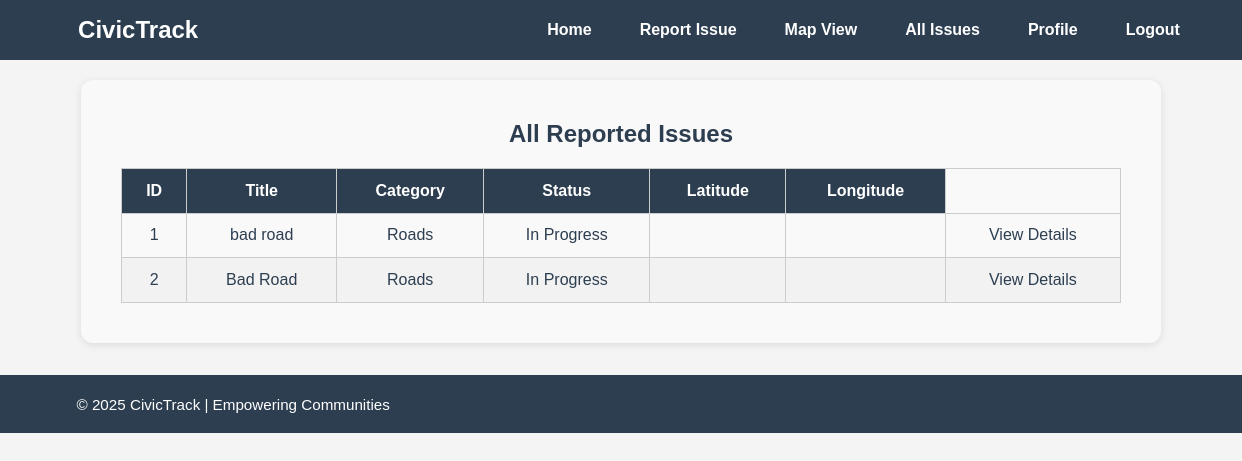
Page /issues on the committed database.
### tables this page shows
CREATE TABLE issues (
    id INTEGER PRIMARY KEY AUTOINCREMENT,
    user_id INTEGER,
    title TEXT NOT NULL,
    description TEXT NOT NULL,
    category TEXT NOT NULL,
    status TEXT DEFAULT 'Reported',
    latitude REAL,
    longitude REAL,
    created_at TIMESTAMP DEFAULT CURRENT_TIMESTAMP,
    FOREIGN KEY (user_id) REFERENCES users(id)
);

### app.py (the view)
@app.route('/issues')
def all_issues():
    conn = sqlite3.connect('civictrack.db')
    cursor = conn.cursor()
    cursor.execute('SELECT id, title, category, status FROM issues')
    issues = cursor.fetchall()
    conn.close()
    return render_template('issues.html', issues=issues)

### templates/issues.html (shortened to what this page needs)
<!DOCTYPE html>
<html lang="en">
<head>
    <link rel="stylesheet" href="{{ url_for('static', filename='css/style.css') }}">
</head>
<body>
    <nav class="navbar">
        <div class="container">
            <h1 class="logo">CivicTrack</h1>
            <ul class="nav-links">
                <li><a href="/">Home</a></li>
                <li><a href="/report">Report Issue</a></li>
                <li><a href="/map">Map View</a></li>
                <li><a href="/issues">All Issues</a></li>
                <li><a href="/profile">Profile</a></li>
                <li><a href="/logout">Logout</a></li>
            </ul>
        </div>
    </nav>
    <section class="form-section">
        <h2>All Reported Issues</h2>
        {% if issues %}
            <table>
                <thead>
                    <tr>
                        <th>ID</th>
                        <th>Title</th>
                        <th>Category</th>
                        <th>Status</th>
                        <th>Latitude</th>
                        <th>Longitude</th>
                    </tr>
                </thead>
                <tbody>
                    {% for issue in issues %}
                    <tr>
                        <td>{{ issue[0] }}</td>
                        <td>{{ issue[1] }}</td>
                        <td>{{ issue[2] }}</td>
                        <td>{{ issue[3] }}</td>
                        <td>{{ issue[4] }}</td>
                        <td>{{ issue[5] }}</td>
                        <td>
                            <a href="{{ url_for('issue_detail', issue_id=issue[0]) }}">View Details</a>
                            </td>
                    </tr>
                    {% endfor %}
                </tbody>
            </table>
        {% else %}
            <p>No issues found.</p>
        {% endif %}
    </section>
    <footer class="footer-section">
        <div class="container">
            <p>&copy; 2025 CivicTrack | Empowering Communities</p>
        </div>
    </footer>
</body>
</html>

### static/css/style.css (style rules this page uses)
body { margin: 0; font-family: Arial, sans-serif; background-color: #f4f4f4; color: #2c3e50; }
a { text-decoration: none; color: inherit; }
h1, h2, h3 { margin: 0; }
.navbar { background-color: #2c3e50; color: white; position: sticky; top: 0; width: 100%; padding: 1rem 0; z-index: 1000; }
.container { width: 90%; margin: auto; display: flex; justify-content: space-between; align-items: center; }
.logo { font-size: 1.5rem; font-weight: bold; }
.nav-links { list-style: none; display: flex; gap: 1rem; margin: 0; padding: 0; }
.nav-links li a { color: white; padding: 0.5rem 1rem; border-radius: 5px; }
.form-section { width: 90%; max-width: 400px; margin: 2rem auto; background: white; padding: 2rem; border-radius: 10px; box-shadow: 0 2px 5px rgba(0,0,0,0.1); }
.form-section h2 { text-align: center; margin-bottom: 1rem; color: #2c3e50; }
.footer-section { background-color: #2c3e50; color: white; padding: 2rem 1rem; text-align: center; margin-top: 2rem; }
.footer-section p { margin: 0.3rem 0; font-size: 0.95rem; }
body { font-family: 'Arial', sans-serif; margin: 0; padding: 0; background-color: #f4f4f4; }
.navbar { background-color: #2c3e50; padding: 1rem; }
.navbar .container { display: flex; justify-content: space-between; align-items: center; }
.logo { color: #fff; font-size: 1.5rem; font-weight: bold; }
.nav-links { list-style: none; display: flex; gap: 1rem; }
.nav-links a { color: #fff; text-decoration: none; font-weight: bold; }
.form-section { max-width: 600px; margin: 2rem auto; background: #fff; padding: 2rem; border-radius: 10px; box-shadow: 0 2px 8px rgba(0, 0, 0, 0.1); }
.form-section h2 { text-align: center; color: #2c3e50; margin-bottom: 1.5rem; }
.footer-section { background-color: #2c3e50; padding: 1rem; text-align: center; color: #fff; margin-top: 2rem; }
table { width: 100%; border-collapse: collapse; margin-top: 1rem; }
table th, table td { padding: 0.8rem; border: 1px solid #ccc; text-align: center; }
table th { background-color: #2c3e50; color: #fff; }
table tr:nth-child(even) { background-color: #f2f2f2; }
.form-section { padding: 40px; background-color: #f9f9f9; margin: 20px auto; width: 90%; max-width: 1000px; border-radius: 12px; box-shadow: 0 2px 8px rgba(0,0,0,0.1); }
.form-section h2, .form-section h3 { text-align: center; color: #2c3e50; margin-bottom: 20px; }
table { width: 100%; border-collapse: collapse; margin-top: 20px; }
table, th, td { border: 1px solid #ccc; }
th, td { padding: 12px 15px; text-align: center; }
th { background-color: #2c3e50; color: #fff; }
tr:nth-child(even) { background-color: #f2f2f2; }

### rows in the picture
issues: id "1", title "bad road", category "Roads", status "In Progress"
issues: id "2", title "Bad Road", category "Roads", status "In Progress"
